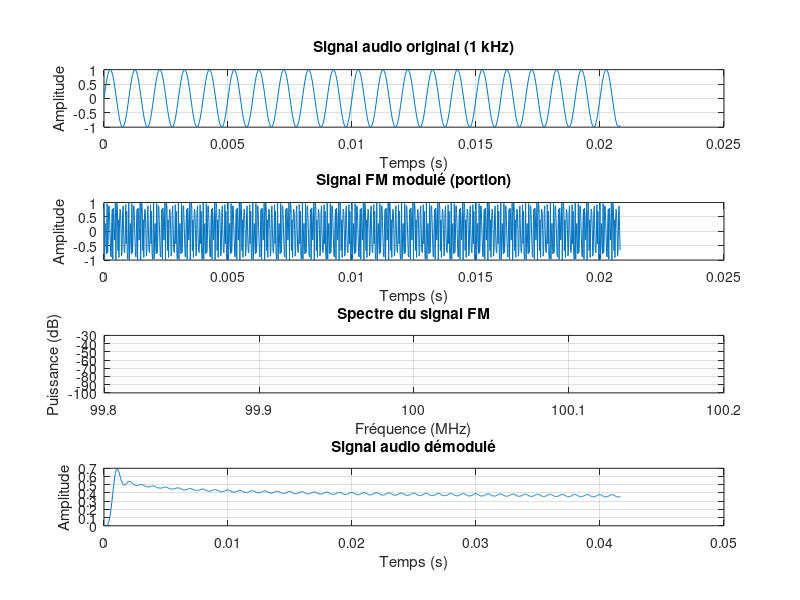

MATLAB code for this plot: (Note: this script raises an error after producing the figure.)
% FM Demodulation Example
% Démonstration de démodulation FM avec MATLAB
%
% Prérequis: MATLAB avec Communications Toolbox
%
% Utilisation: fm_demodulation

clear all; close all; clc;

%% Paramètres du signal
fs = 48000;         % Fréquence d'échantillonnage (Hz)
fc = 100e6;         % Fréquence porteuse (100 MHz)
fm_dev = 75e3;      % Déviation FM (75 kHz)
duration = 2;       % Durée du signal (secondes)

%% Génération du signal audio de test
t = 0:1/fs:duration-1/fs;
audio_freq = 1000;  % Ton de test à 1 kHz
audio_signal = sin(2*pi*audio_freq*t);

%% Modulation FM
% Signal FM: y(t) = cos(2πfc t + 2π fm_dev ∫ m(τ)dτ)
phase_dev = 2*pi*fm_dev * cumsum(audio_signal)/fs;
fm_signal = cos(2*pi*fc*t + phase_dev);

%% Démodulation FM
% Méthode: différentiation puis enveloppe
diff_signal = diff(fm_signal);
envelope = abs(hilbert(diff_signal));

% Normalisation
demodulated = envelope / max(abs(envelope));

%% Filtrage du signal démodulé
% Filtre passe-bas pour supprimer les hautes fréquences
[b, a] = butter(6, audio_freq*2/fs, 'low');
filtered_audio = filter(b, a, demodulated);

%% Affichage des résultats
figure('Name', 'FM Modulation/Demodulation', 'Position', [100, 100, 1200, 800]);

% Signal original
subplot(4,1,1);
plot(t(1:1000), audio_signal(1:1000));
title('Signal audio original (1 kHz)');
xlabel('Temps (s)');
ylabel('Amplitude');
grid on;

% Signal FM modulé (portion)
subplot(4,1,2);
plot(t(1:1000), fm_signal(1:1000));
title('Signal FM modulé (portion)');
xlabel('Temps (s)');
ylabel('Amplitude');
grid on;

% Spectre du signal FM
subplot(4,1,3);
[S, F] = pwelch(fm_signal, [], [], [], fs);
plot(F/1e6, 10*log10(S));
title('Spectre du signal FM');
xlabel('Fréquence (MHz)');
ylabel('Puissance (dB)');
xlim([fc/1e6 - 0.2, fc/1e6 + 0.2]);
grid on;

% Signal démodulé
subplot(4,1,4);
plot(t(1:2000), filtered_audio(1:2000));
title('Signal audio démodulé');
xlabel('Temps (s)');
ylabel('Amplitude');
grid on;

%% Calcul de la qualité
% Rapport signal/bruit
noise_power = var(filtered_audio - audio_signal');
snr = 10*log10(var(audio_signal) / noise_power);
fprintf('Rapport signal/bruit: %.2f dB\n', snr);

%% Lecture audio (optionnel)
% Pour écouter le résultat
% sound(filtered_audio, fs);

%% Fonction de modulation FM (pour référence)
function y = fm_modulate(signal, fc, fs, freq_dev)
    % Modulation FM
    t = (0:length(signal)-1)/fs;
    phase_dev = 2*pi*freq_dev * cumsum(signal)/fs;
    y = cos(2*pi*fc*t + phase_dev);
end

%% Fonction de démodulation FM (pour référence)
function y = fm_demodulate(signal, fs, freq_dev)
    % Démodulation FM par différentiation
    diff_sig = diff([0, signal]);  % Ajout d'un échantillon pour compenser diff
    y = diff_sig .* imag(hilbert(signal));
    y = y / (2*pi*freq_dev/fs);  % Normalisation
end
